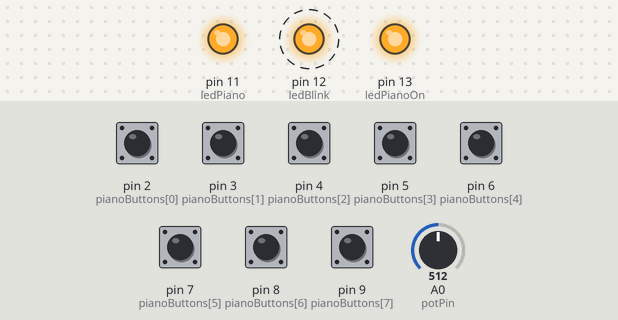
The sketch below on a simulated Arduino Uno, built with avr-gcc and run on an emulated ATmega328P. Shown: output pins drawn as LEDs (lit = HIGH). Dashed ring = blinking. The inputs (shaded band) are chosen by the test bench; at power-on: pin 2 (pianoButtons[0]), pin 3 (pianoButtons[1]), pin 4 (pianoButtons[2]), pin 5 (pianoButtons[3]), pin 6 (pianoButtons[4]), pin 7 (pianoButtons[5]), pin 8 (pianoButtons[6]), pin 9 (pianoButtons[7]) HIGH, A0 (potPin) = 512. The audio player accepts every command and is not drawn.

Above: at 4.0 s.
Timing chart, 0 to 6.8 s (numbered marks = the images above):
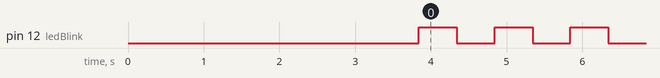

The sketch:

NYSD_PIANO.ino
```cpp
#include <DFPlayerMini_Fast.h>   // Ensure this library is installed
#include <SoftwareSerial.h>

// Software Serial for DFPlayer Mini
SoftwareSerial mySoftwareSerial(10, 11); // RX, TX for DFPlayer Mini
DFPlayerMini_Fast mp3;  // Use the correct class for the DFPlayer

// Piano buttons (8 buttons for different notes)
const int pianoButtons[] = {2, 3, 4, 5, 6, 7, 8, 9};
const int numButtons = 8;  // Total number of piano buttons

// Music button (play or skip tracks)
const int musicButton = 10;

// Potentiometer for volume control
const int potPin = A0;

// LEDs
const int ledPianoOn = 13;   // LED that stays on when piano is active
const int ledBlink = 12;     // LED that blinks with a delay
const int ledPiano = 11;     // LED for piano activity

// Timing for double press detection
unsigned long lastPressTime = 0;
const unsigned long doublePressInterval = 400;  // Max interval between double presses (ms)
int currentTrack = 1;
bool playSingleTrack = false;

// Timing for blinking LED
unsigned long lastBlinkTime = 0;
const unsigned long blinkInterval = 500;  // Blinking interval (0.5 second)

// Flag to prevent welcome message from playing multiple times
bool welcomePlayed = false;

void setup() {
  // Initialize serial communication for DFPlayer Mini
  mySoftwareSerial.begin(9600);
  delay(300);  // Wait for serial connection to stabilize

  // Initialize DFPlayer Mini
  if (!mp3.begin(mySoftwareSerial)) {
    Serial.println("Error initializing MP3 module");
    while (true);  // Stop execution if MP3 initialization fails
  }
Serial.println("DFPlayer Mini initialisé avec succès");
  mp3.volume(10);
  // Setup input for piano buttons
  for (int i = 0; i < numButtons; i++) {
    pinMode(pianoButtons[i], INPUT_PULLUP);
  }
  pinMode(musicButton, INPUT_PULLUP);  // Setup music button

  // Setup output for LEDs
  pinMode(ledPianoOn, OUTPUT);
  pinMode(ledBlink, OUTPUT);
  pinMode(ledPiano, OUTPUT);

  // Turn on piano LEDs
  digitalWrite(ledPianoOn, HIGH);
  digitalWrite(ledPiano, HIGH);

  // Play welcome message if it hasn’t been played yet
  if (!welcomePlayed) {
    mp3.playFolder(1, 1);  // Play "Welcome, NYSD, the boss" from FOLDER 01
    Serial.println("Playing welcome message");
    welcomePlayed = true;  // Ensure welcome message plays only once
    delay(3000);  // Delay to allow the message to finish playing
  }

  // Print ready message
  Serial.println("MP3 player ready!");
}

void loop() {
  digitalWrite(ledPianoOn, HIGH);  // Keep the piano LED on

  // Blink the LED on pin 12 at a 0.5-second interval
  unsigned long currentTime = millis();
  if (currentTime - lastBlinkTime >= blinkInterval) {
    // Toggle the blinking LED
    digitalWrite(ledBlink, !digitalRead(ledBlink));
    lastBlinkTime = currentTime;
  }

  // Read potentiometer value and adjust volume
  int volumeValue = analogRead(potPin);
  int volume = map(volumeValue, 0, 1023, 0, 30);  // Map potentiometer value to volume (0 to 30)
  mp3.volume(7);

  // Check each piano button and play corresponding sound
  for (int i = 0; i < numButtons; i++) {
    if (digitalRead(pianoButtons[i]) == LOW) {
      mp3.playFolder(1, i + 1);  // Play corresponding sound from FOLDER 01
      delay(300);  // Short delay to prevent multiple triggers
    }
  }

  // Check the music button for single or double press
  if (digitalRead(musicButton) == LOW) {
    unsigned long currentPressTime = millis();

    if (currentPressTime - lastPressTime < doublePressInterval) {
      // Double press detected, change track
      currentTrack++;
      if (currentTrack > 3) currentTrack = 1;  // Loop through 3 tracks in FOLDER 02
      mp3.playFolder(2, currentTrack);  // Play next track from FOLDER 02
      Serial.println("Track changed");
    } else {
      // Single press detected, play current track
      if (!playSingleTrack) {
        mp3.playFolder(2, currentTrack);  // Play track from FOLDER 02
        playSingleTrack = true;
        Serial.println("Playing specific song");
      }
    }

    lastPressTime = currentPressTime;
    delay(300);  // Debounce to avoid multiple presses
  }
}
```

Measured:
- by itself, pin 12 (ledBlink): alternates HIGH for 0.50 s and LOW for 0.50 s
